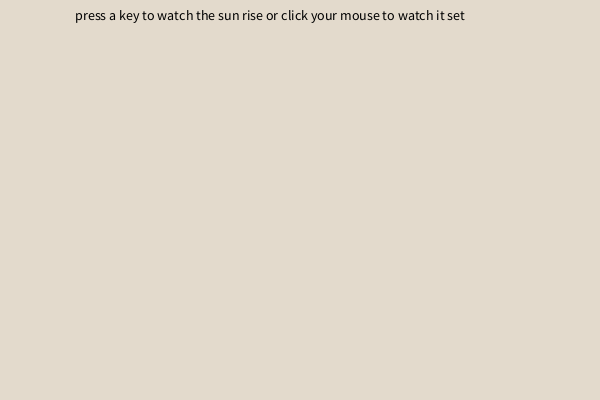
Frame 1 (no input)
Frame 60 (the mouse pressed at the canvas centre just before this capture): identical to frame 1, image omitted
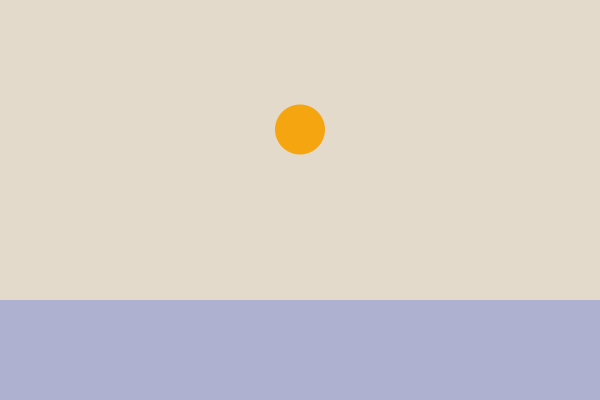
Frame 120 (the mouse held since frame 60 and released just before this capture)

The Processing sketch that drew these frames (run headless with seeded random() and noise(); from frame 60 on, the mouse is pressed at the canvas centre):

// Processing sketch: processing_109655
// ── processing_109655.pde

// copyright Yasha Mushtaq Mir
// Sep-12th/13
// Pittsburgh, PA

float x,y,wd,ht;

void setup()
{
  size(600,400);
  x=width*.5;
  y=height*.5;
  wd=width;
  ht=height;
  textSize(14); 
}

void draw()
{
  background(227,218,204);
  if (keyPressed)
  {
    sunRise();
  }
  else if(mousePressed)
  {
    sunSet();
  }
  else
  {
    fill (0);
    text("press a key to watch the sun rise or click your mouse to watch it set", 75, 20);
  }
}

void sunRise()
{    
  noStroke();
  fill(245,165,15);
  ellipse(x,y*.5,50,50);
  fill(60,87,219,80);
  rect(0,300,600,100);
  y=y-1;
}

void sunSet()
{  
  noStroke();
  fill(245,165,15);
  ellipse(x,y*.5,50,50);
  fill(60,87,219,80);
  rect(0,300,600,100);
  y=y+1;
}
